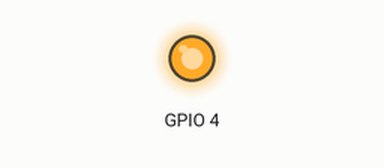
Recording of a program running on a simulated Raspberry Pi (BCM pin numbers). On the bench: output pins drawn as LEDs (lit = HIGH).

Above: at 0.5 s.
At 6.3 s:
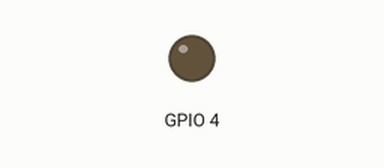
Timing chart, 0 to 7.8 s (numbered marks = the images above):
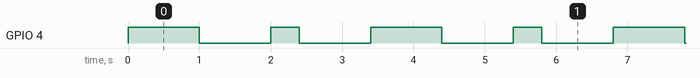

The program:

LED_blinking_1.py
```python
import RPi.GPIO as GPIO
import time
def setup():
        GPIO.setwarnings(False)
        GPIO.setmode(GPIO.BCM)
        GPIO.setup(4,GPIO.OUT)
def loop():
        GPIO.output(4,True)
        time.sleep(1)
        GPIO.output(4,False)
        time.sleep(1)
        GPIO.output(4,True)
        time.sleep(0.4)
        GPIO.output(4,False)
        time.sleep(1)
setup()
while True:
        loop()
```

Measured:
- by itself, GPIO 4: repeats every 3.4 s: LOW 1.0 s, HIGH 0.40 s, LOW 1.0 s, HIGH 1.0 s
- by itself, everything shown: repeats every 3.4 s, in 4 steps
